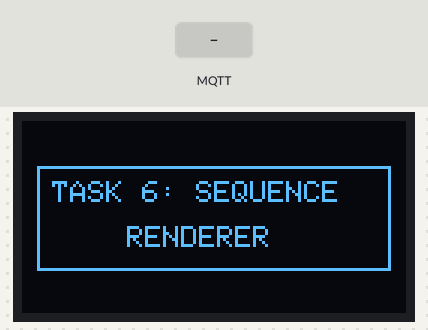
Recording of a sketch running on a simulated ESP32. Parts: 128×64 one-colour display. The inputs (shaded band) are chosen by the test bench. WiFi joins after 1.5 s; servers stay silent unless stated; random numbers use the default seed unless the sketch sets one; no MQTT or app messages arrive unless stated; what the sketch prints to the serial monitor is not drawn.

Above: at 0.1 s.
At 2.7 s:
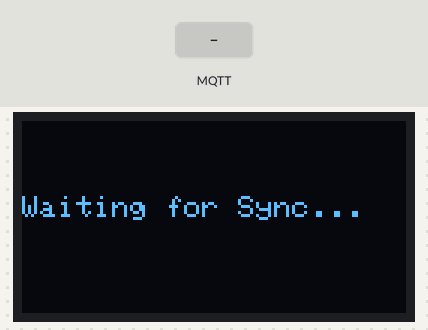
2.8 s: MQTT message "1" arrives on the first subscribed topic
At 3.2 s:
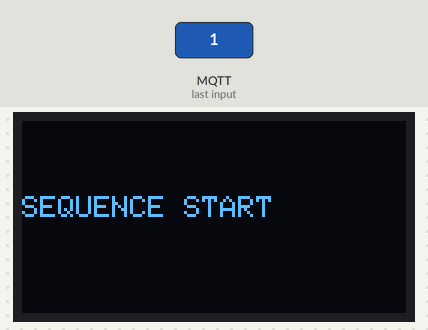
4.3 s: MQTT message "on" arrives on the first subscribed topic
Timing chart, 0 to 7.3 s (numbered marks = the images above; inputs shaded):
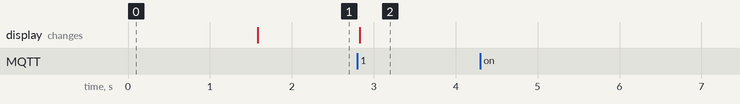

The sketch:

sequence_renderer.ino
```cpp
/*
 * TASK 6: THE SEQUENCE RENDERER (GOATED EDITION 🐐)
 * - Perfect Synchronization
 * - Smooth OLED Rendering
 * - Robust MQTT Handling
 *
 * Topics:
 * - Subscribe: TeamID_ReefID (frames)
 * - Publish: ReefID_TeamID (ACKs)
 */

#include <Arduino.h>
#include <WiFi.h>
#include <PubSubClient.h>
#include <ArduinoJson.h>
#include <Wire.h>
#include <Adafruit_GFX.h>
#include <Adafruit_SSD1306.h>

// ============ CONFIGURATION ============
#define WIFI_SSID        "vivo V30 pro"
#define WIFI_PASSWORD    "micromax"
#define MQTT_BROKER      "broker.mqttdashboard.com"
#define MQTT_PORT        1883

#define SEQUENCER_TOPIC  "aniruddhyembedded_aniruddhyelluriyembedded" // Receive Frames
#define ACK_TOPIC        "aniruddhyelluriyembedded_aniruddhyembedded" // Send ACKs
#define AGENT_ID         "aniruddhyembedded"

// OLED Settings
#define SCREEN_WIDTH   128
#define SCREEN_HEIGHT  64
#define OLED_RESET     -1
#define OLED_ADDR      0x3C
#define I2C_SDA        21
#define I2C_SCL        22

// ============ GLOBALS ============
WiFiClient espClient;
PubSubClient mqtt(espClient);
Adafruit_SSD1306 display(SCREEN_WIDTH, SCREEN_HEIGHT, &Wire, OLED_RESET);

// State Variables
int currentFrame = -1;
int loopCount = 0;
bool sequenceStarted = false;
String lastFrameBase64 = "";

// ============ DISPLAY FUNCTIONS ============
void setupDisplay() {
  Wire.begin(I2C_SDA, I2C_SCL);
  if (!display.begin(SSD1306_SWITCHCAPVCC, OLED_ADDR)) {
    Serial.println(F("[OLED] Alloc Failed"));
    for(;;);
  }
  display.clearDisplay();

  // Custom Splash Screen
  display.setTextSize(1);
  display.setTextColor(SSD1306_WHITE);
  display.setCursor(10, 20);
  display.println(F("TASK 6: SEQUENCE"));
  display.setCursor(35, 35);
  display.println(F("RENDERER"));
  display.drawRect(5, 15, 118, 35, SSD1306_WHITE);
  display.display();
}

void renderFrameUI(int frameNo, int delayMs) {
  display.clearDisplay();

  // Frame Number (Large & Centered)
  display.setTextSize(4);
  display.setTextColor(SSD1306_WHITE);

  // Center alignment for 1 or 2 or 3 digits
  int xPos = (frameNo < 10) ? 55 : (frameNo < 100) ? 42 : 30;
  display.setCursor(xPos, 10);
  display.printf("%d", frameNo);

  // Info Bar at Bottom
  display.setTextSize(1);
  display.setCursor(0, 56);
  display.printf("L:%d", loopCount);

  display.setCursor(80, 56);
  display.printf("%dms", delayMs);

  // Dynamic Progress Bar (Top)
  int barWidth = map(frameNo % 60, 0, 60, 0, SCREEN_WIDTH);
  display.fillRect(0, 0, barWidth, 4, SSD1306_WHITE);

  display.display();
}

void showStatus(String msg) {
  display.clearDisplay();
  display.setTextSize(1);
  display.setCursor(0, 25);
  display.println(msg);
  display.display();
}

// ============ NETWORK FUNCTIONS ============
void connectWiFi() {
  if (WiFi.status() == WL_CONNECTED) return;

  Serial.print(F("WiFi Connecting"));
  WiFi.begin(WIFI_SSID, WIFI_PASSWORD);

  while (WiFi.status() != WL_CONNECTED) {
    delay(500);
    Serial.print(".");
  }
  Serial.println(F(" OK"));
}

void connectMQTT() {
  if (mqtt.connected()) return;

  Serial.print(F("MQTT Connecting..."));
  // Unique Client ID to prevent broker kicks
  String clientId = String(AGENT_ID) + "-T6-" + String(random(0xFFFF), HEX);

  if (mqtt.connect(clientId.c_str())) {
    Serial.println(F("OK"));
    mqtt.subscribe(SEQUENCER_TOPIC);
    Serial.printf("Subscribed: %s\n", SEQUENCER_TOPIC);
  } else {
    Serial.printf("Fail rc=%d\n", mqtt.state());
    delay(1000);
  }
}

// ============ LOGIC ============
void sendAck(int frameNo) {
  // Efficient JSON construction
  // We allocate just enough memory
  DynamicJsonDocument doc(1024 + lastFrameBase64.length());

  doc["frame_no"] = frameNo;
  doc["timestamp_ms"] = millis();
  doc["image_base64"] = lastFrameBase64; // Required by spec
  doc["ack_id"] = AGENT_ID;

  String output;
  serializeJson(doc, output);

  if (mqtt.publish(ACK_TOPIC, output.c_str())) {
    Serial.printf(">> ACK Frame %d Sent\n", frameNo);
  } else {
    Serial.printf("!! ACK Frame %d Failed (Size: %d)\n", frameNo, output.length());
  }
}

void mqttCallback(char* topic, byte* payload, unsigned int length) {
  // Using a larger buffer for frame data
  DynamicJsonDocument doc(40000);
  DeserializationError err = deserializeJson(doc, payload, length);

  if (err) {
    Serial.print(F("JSON Error: "));
    Serial.println(err.c_str());
    return;
  }

  int frameNo = doc["frame_no"];
  const char* dataRaw = doc["data"];
  int delayMs = doc["delay_ms"] | 100; // Default 100ms

  // Handle START
  if (frameNo == 0) {
    Serial.println(F("--- SEQUENCE START ---"));
    sequenceStarted = true;
    currentFrame = 0;
    showStatus("SEQUENCE START");
    return;
  }

  // Handle TERMINATOR (Loop)
  if (frameNo == 255) {
    loopCount++;
    Serial.printf("--- LOOP COMPLETED (%d) ---\n", loopCount);
    currentFrame = 0;
    return;
  }

  // Regular Frame
  currentFrame = frameNo;
  lastFrameBase64 = String(dataRaw);

  // 1. Render
  renderFrameUI(frameNo, delayMs);

  // 2. Wait (Blocking with Keep-Alive)
  // We must wait correct duration BEFORE processing next frame/ACK
  unsigned long startWait = millis();
  while(millis() - startWait < delayMs) {
    if ((millis() - startWait) % 10 == 0) mqtt.loop(); // Keep MQTT alive
  }

  // 3. Acknowledge
  sendAck(frameNo);
}

void setup() {
  Serial.begin(115200);

  // High speed I2C
  Wire.setClock(400000);

  setupDisplay();
  connectWiFi();

  mqtt.setServer(MQTT_BROKER, MQTT_PORT);
  mqtt.setCallback(mqttCallback);
  // Important: Increase buffer size for large base64 payloads
  mqtt.setBufferSize(40960);

  showStatus("Waiting for Sync...");
}

void loop() {
  if (WiFi.status() != WL_CONNECTED) connectWiFi();
  if (!mqtt.connected()) connectMQTT();

  mqtt.loop();

  // Status heartbeat
  static unsigned long lastLog = 0;
  if (millis() - lastLog > 5000) {
    Serial.printf("[STATUS] Fr:%d Loop:%d WiFi:%d\n", currentFrame, loopCount, WiFi.RSSI());
    lastLog = millis();
  }
}
```

Measured:
- after the input at 2.8 s, the display: changes at once (image 2)
- after the input at 4.3 s, every drawn part: stays the same
